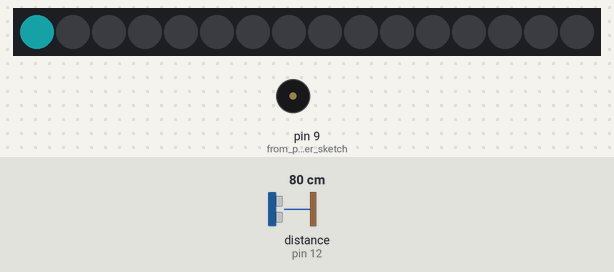
The sketch below on a simulated Arduino Uno, built with avr-gcc and run on an emulated ATmega328P. On the bench: 16 RGB LEDs in strip order, left to right, buzzer (waves = sounding, pin HIGH). Wiring (inferred from the names in the program): ultrasonic range finder: trigger pin 11; echo pin 12. The inputs (shaded band) are chosen by the test bench; at power-on: distance to the obstacle (sensor on pin 12) 80 cm. The echo pulse lasts 58.3 µs per cm; dim RGB values are drawn brighter than linear; random numbers use the default seed unless the sketch sets one; pins used as bus, display or sensor lines are not drawn.

Above: at 0.01 s.
At 0.36 s:
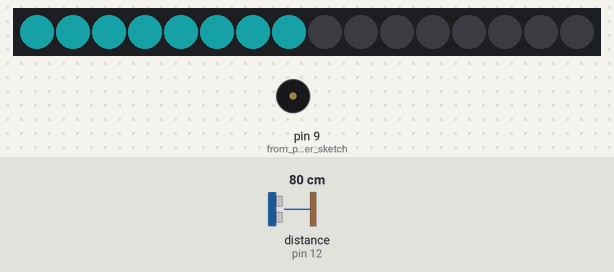
At 2.0 s:
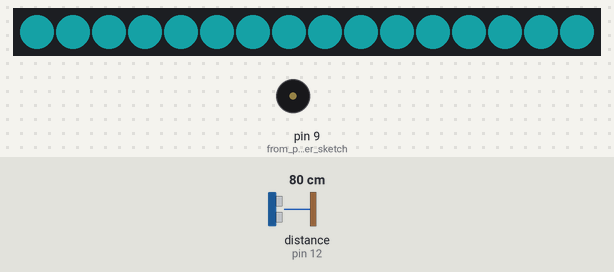
2.1 s: distance to the obstacle (sensor on pin 12) set to 66 cm
3.6 s: distance to the obstacle (sensor on pin 12) set to 58 cm
6.1 s: distance to the obstacle (sensor on pin 12) set to 120 cm
Timing chart, 0 to 9.1 s (numbered marks = the images above; inputs shaded):
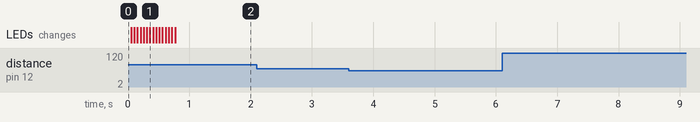

The sketch:

Nuka_Cola_FINAL.ino
```cpp
/*
Gabe 8/8/2019

I frankensteined this sketch from existing examples,
except for the loop near the end that controls the clicking of the 'geiger counter'.

 */

#include <math.h>
#include <Adafruit_NeoPixel.h>
#ifdef __AVR__
 #include <avr/power.h> // Required for 16 MHz Adafruit Trinket
#endif

#define LED_PIN     0
#define LED_COUNT  16
// #define BRIGHTNESS 255

int proxBrightness = 100; // Initial brightness

int trigPin = 11;    // Trigger
int echoPin = 12;    // Echo
long duration, cm, inches;
// Declares NeoPixel strip object:
Adafruit_NeoPixel strip(LED_COUNT, LED_PIN, NEO_GRBW + NEO_KHZ800);

void setup() {
  //Serial Port begin
//  Serial.begin (9600);
  //Define inputs and outputs
  pinMode(trigPin, OUTPUT);
  pinMode(echoPin, INPUT);
  pinMode(9, OUTPUT);        // from piezo buzzer sketch

  strip.begin();           // INITIALIZE NeoPixel strip object (REQUIRED)
  strip.show();            // Turn OFF all pixels ASAP
  strip.setBrightness(proxBrightness); // Set BRIGHTNESS to about 1/5 (max = 255)
  colorWipe(strip.Color(13,   98,   100)     , 50);

}


void colorWipe(uint32_t color, int wait) {
  for(int i=0; i<strip.numPixels(); i++) { // For each pixel in strip...
    strip.setPixelColor(i, color);         //  Set pixel's color (in RAM)
    strip.show();                          //  Update strip to match
    delay(wait);                           //  Pause for a moment
  }
}

bool personClose = false;
void loop() {
  // The sensor is triggered by a HIGH pulse of 10 or more microseconds.
  // Give a short LOW pulse beforehand to ensure a clean HIGH pulse:
  digitalWrite(trigPin, LOW);
  delayMicroseconds(5);
  digitalWrite(trigPin, HIGH);
  delayMicroseconds(10);
  digitalWrite(trigPin, LOW);

  // Read the signal from the sensor: a HIGH pulse whose
  // duration is the time (in microseconds) from the sending
  // of the ping to the reception of its echo off of an object.
  pinMode(echoPin, INPUT);
  duration = pulseIn(echoPin, HIGH);

  // Convert the time into a distance
  cm = (duration/2) / 29.1;     // Divide by 29.1 or multiply by 0.0343
//  inches = (duration/2) / 74;   // Divide by 74 or multiply by 0.0135

//  Serial.print(inches);
//  Serial.print("in, ");
//  Serial.print(cm);
//  Serial.print("cm");
//  Serial.println();

// Change brightness of LEDs:
//  int brightness = (100 + (255 - cm));
//  if (brightness > 255) {
//    brightness = 255;
//  }
//  strip.setBrightness(brightness);
//  strip.show();


  if (cm < 60 && cm > 0) {
    int delayAmount = ((cm + random(20, 70))/1.2);
    digitalWrite(9, HIGH);
//    strip.setBrightness(255);
//    strip.show();
    delay(1);
    digitalWrite(9, LOW);
//    strip.setBrightness(100);
//    strip.show();
    delay(delayAmount);
  } else {
    delay(250);
  }


}
```

Measured:
- after the input at 2.1 s, every drawn part: stays the same
- after the input at 6.1 s, every drawn part: stays the same
